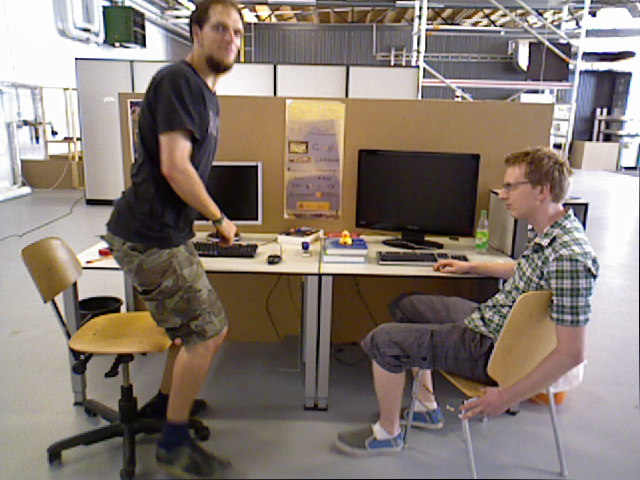
%> input picture result/1/i1.png, 640 x 480 px
$ octave test.m   (GNU Octave 9; MATLAB toolbox functions it lacks are replaced by stand-ins)
%> lines starting %> are read from the running program, lines starting %| are printed output that depends on the picture
img1_rgb = imread('i1.png');
%> img1_rgb is the input picture: size 480x640x3 uint8; mean R, G, B 134.1, 122.5, 114
img2_rgb = imread('i2.png');
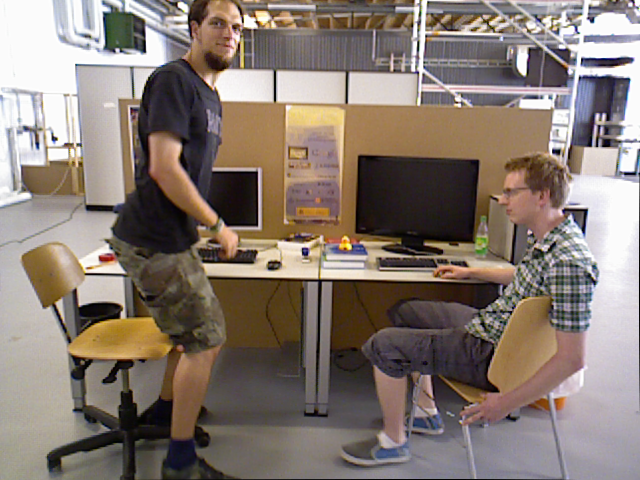
%> input picture result/1/i2.png, 640 x 480 px
%> img2_rgb is the input picture: size 480x640x3 uint8; mean R, G, B 135, 122.3, 113.9

img1_gray = rgb2gray(img1_rgb);
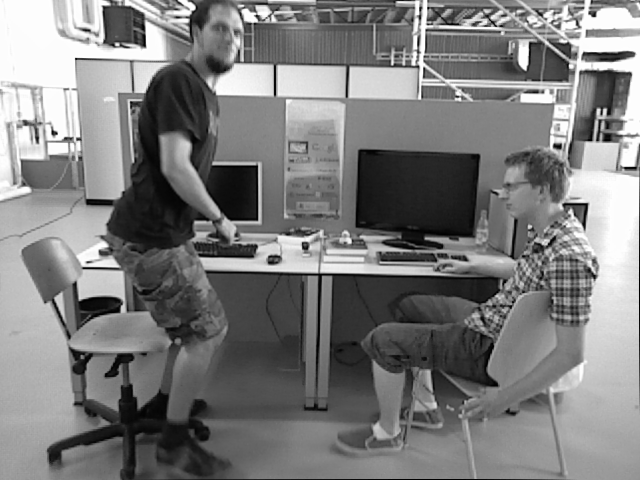
%> img1_gray: size 480x640 uint8; min 0, max 255, mean 125
img2_gray = rgb2gray(img2_rgb);
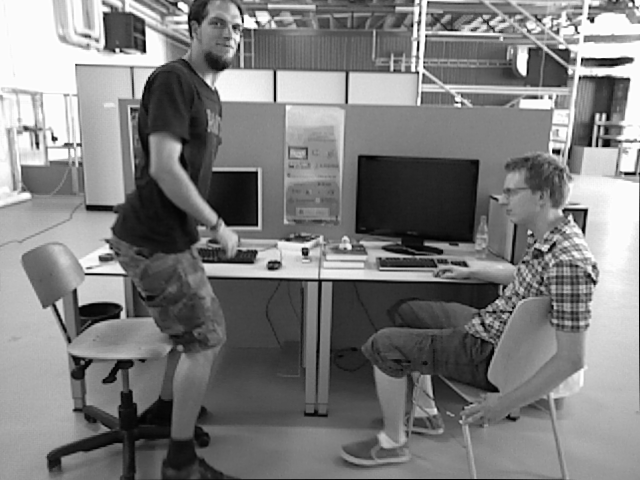
%> img2_gray: size 480x640 uint8; min 0, max 255, mean 125.1

img1_gray_resized = imresize(img1_gray, 0.5);
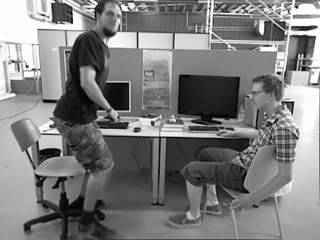
%> img1_gray_resized: size 240x320 uint8; min 0, max 255, mean 125.1
img2_gray_resized = imresize(img2_gray, 0.5);
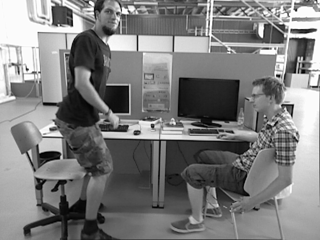
%> img2_gray_resized: size 240x320 uint8; min 0, max 255, mean 125.2

%> (the run ends here)
